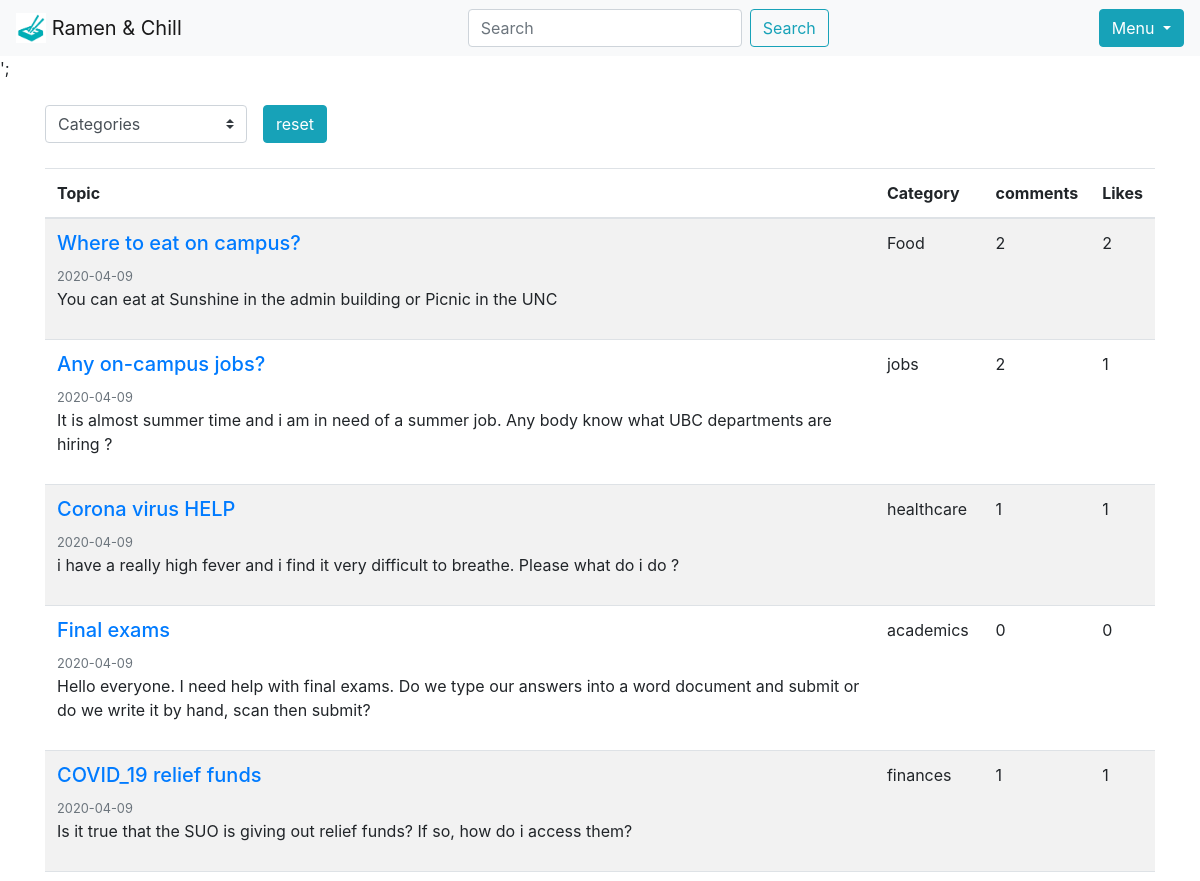
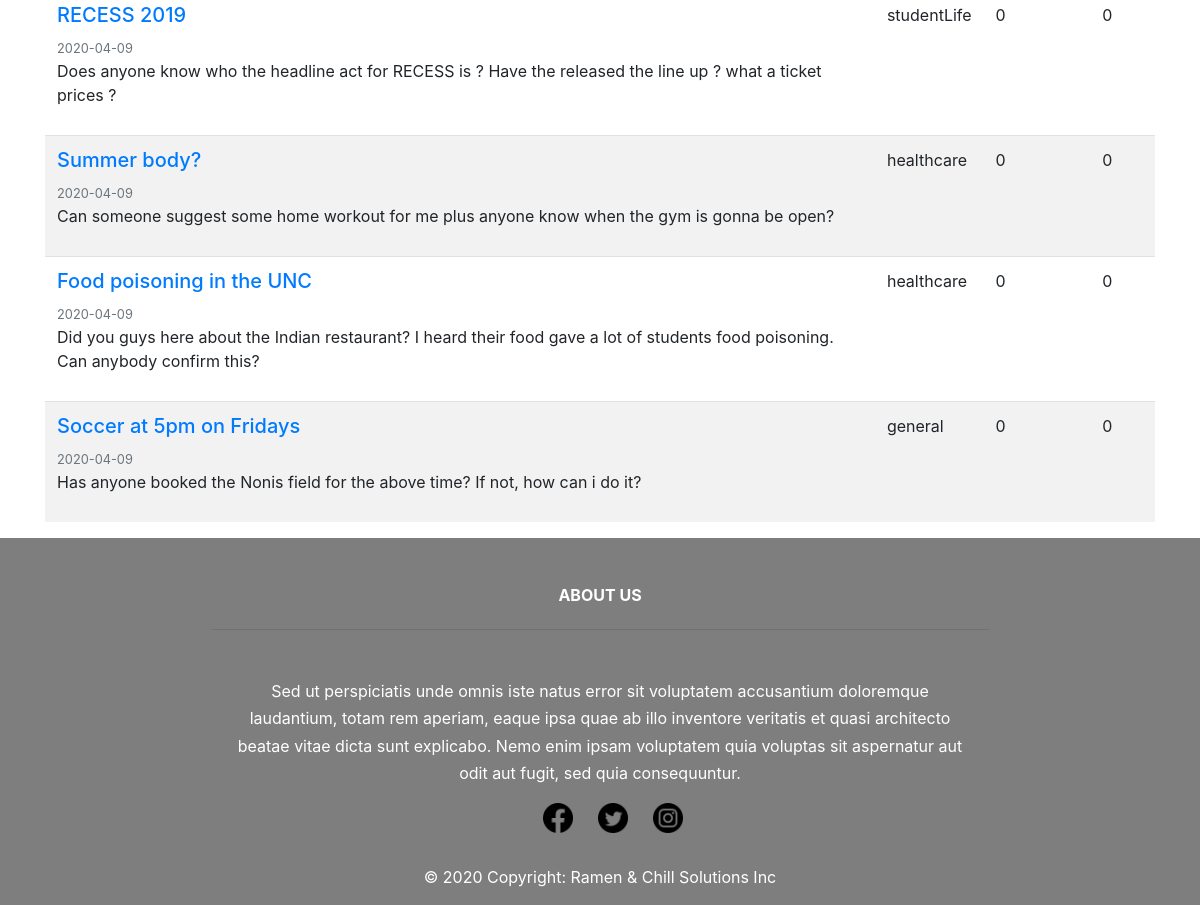
The app's page /home.php with its own data (2 pictures, top to bottom).
### tables this page shows
CREATE TABLE `post` (
  `postId` int(11) NOT NULL,
  `content` varchar(500) NOT NULL,
  `created` date NOT NULL DEFAULT current_timestamp(),
  `category` varchar(50) NOT NULL,
  `title` varchar(100) NOT NULL,
  `username` varchar(20) NOT NULL
);

### home.php (the view, shortened to what this page needs)
<!doctype html>
<html lang="en">
<head>
    <link rel="stylesheet" href="css/home.css">
    <link rel="stylesheet" href="https://stackpath.bootstrapcdn.com/bootstrap/4.3.1/css/bootstrap.min.css">
</head>
<body>
    <?php include 'includes/navbar.php'; ?>
    <?php include 'includes/connect.php'; ?>
    <?php
    if (isset($_GET['category'])) {
        $ctgry = $_GET['category'];
        if ($ctgry != "reset") {
            $sql1 = "SELECT postId, content, created, category, title FROM post WHERE category = '$ctgry'";
            $result1 = $conn->query($sql1);
        } else {
            $sql1 = "SELECT postId, content, created, category, title FROM post";
            $result1 = $conn->query($sql1);
        }
    } else {
        $sql1 = "SELECT postId, content, created, category, title FROM post";
        $result1 = $conn->query($sql1);
    }
    ?>
    <div id="filters">
        <div class="container ">
            <form class="form-inline" action="home.php" method="GET">
                <div class="form-group custom-control-inline">
                    <select name="category" class="custom-select" onchange="this.form.submit()">
                        <option value="reset" selected>Categories</option>
                    </select>
                </div>
                <div class="form-group">
                    <input name="reset" class="btn btn-info" type="button" value="reset" onclick="this.form.submit()">
                </div>
            </form>
        </div>
    </div>
    <div id="main">
        <div class="container">
            <table class="table table-hover table-striped">
                <thead>
                    <tr>
                        <th>Topic</th>
                        <th>Category</th>
                        <th>comments</th>
                        <th>Likes</th>
                    </tr>
                </thead>
                <tbody>
                    <?php
                    while ($row = $result1->fetch()) {
                        $postTitle = $row['title'];
                        $postDate = $row['created'];
                        $postContent = $row['content'];
                        $postCategory = $row['category'];
                        $postId = $row['postId'];
                        $sql2 = "SELECT count(commentId) FROM comment AS commentCount WHERE postId = '$postId'";
                        $result2 = $conn->query($sql2);
                        $commentCount =  $result2->fetchColumn();
                        $sql3 = "SELECT count(postId) FROM isLiked AS likeCount WHERE postId = '$postId'";
                        $result3 = $conn->query($sql3);
                        $likeCount = $result3->fetchColumn();
                        echo '
                            <tr>
                                <td>
                                    <h5><a href="post.php?postId=' . $postId . '">' . $postTitle . '</a></h5>
                                    <small class="text-muted">' . $postDate . '</small>
                                    <p>' . $postContent . '</p>
                                </td>
                                <td>' . $postCategory . '</td>
                                <td>' . $commentCount . '</td>
                                <td>' . $likeCount . '</td>
                            </tr>
                            ';
                    }
                    ?>
                </tbody>
            </table>
        </div>
    </div>
    <?php include 'includes/footer.php'; ?>
</body>
</html>

### css/home.css (style rules this page uses)
#filters { margin-bottom: 25px; margin-top: 25px; }

### records on screen
post: title "Where to eat on campus?", created "2020-04-09", content "You can eat at Sunshine in the admin building or Picnic in the UNC", category "Food", commentCount "2", likeCount "2"
post: title "Any on-campus jobs?", created "2020-04-09", content "It is almost summer time and i am in need of a summer job. Any body know what UBC departments are hiring ?", category "jobs", commentCount "2", likeCount "1"
post: title "Corona virus HELP", created "2020-04-09", content "i have a really high fever and i find it very difficult to breathe. Please what do i do ?", category "healthcare", commentCount "1", likeCount "1"
post: title "Final exams", created "2020-04-09", content "Hello everyone. I need help with final exams. Do we type our answers into a word document and submit or do we write it by hand, scan then submit?", category "academics", commentCount "0", likeCount "0"
post: title "COVID_19 relief funds", created "2020-04-09", content "Is it true that the SUO is giving out relief funds? If so, how do i access them?", category "finances", commentCount "1", likeCount "1"
post: title "RECESS 2019", created "2020-04-09", content "Does anyone know who the headline act for RECESS is ? Have the released the line up ? what a ticket prices ?", category "studentLife", commentCount "0", likeCount "0"
post: title "Summer body?", created "2020-04-09", content "Can someone suggest some home workout for me plus anyone know when the gym is gonna be open?", category "healthcare", commentCount "0", likeCount "0"
post: title "Food poisoning in the UNC", created "2020-04-09", content "Did you guys here about the Indian restaurant? I heard their food gave a lot of students food poisoning. Can anybody confirm this?", category "healthcare", commentCount "0", likeCount "0"
post: title "Soccer at 5pm on Fridays", created "2020-04-09", content "Has anyone booked the Nonis field for the above time? If not, how can i do it?", category "general", commentCount "0", likeCount "0"
